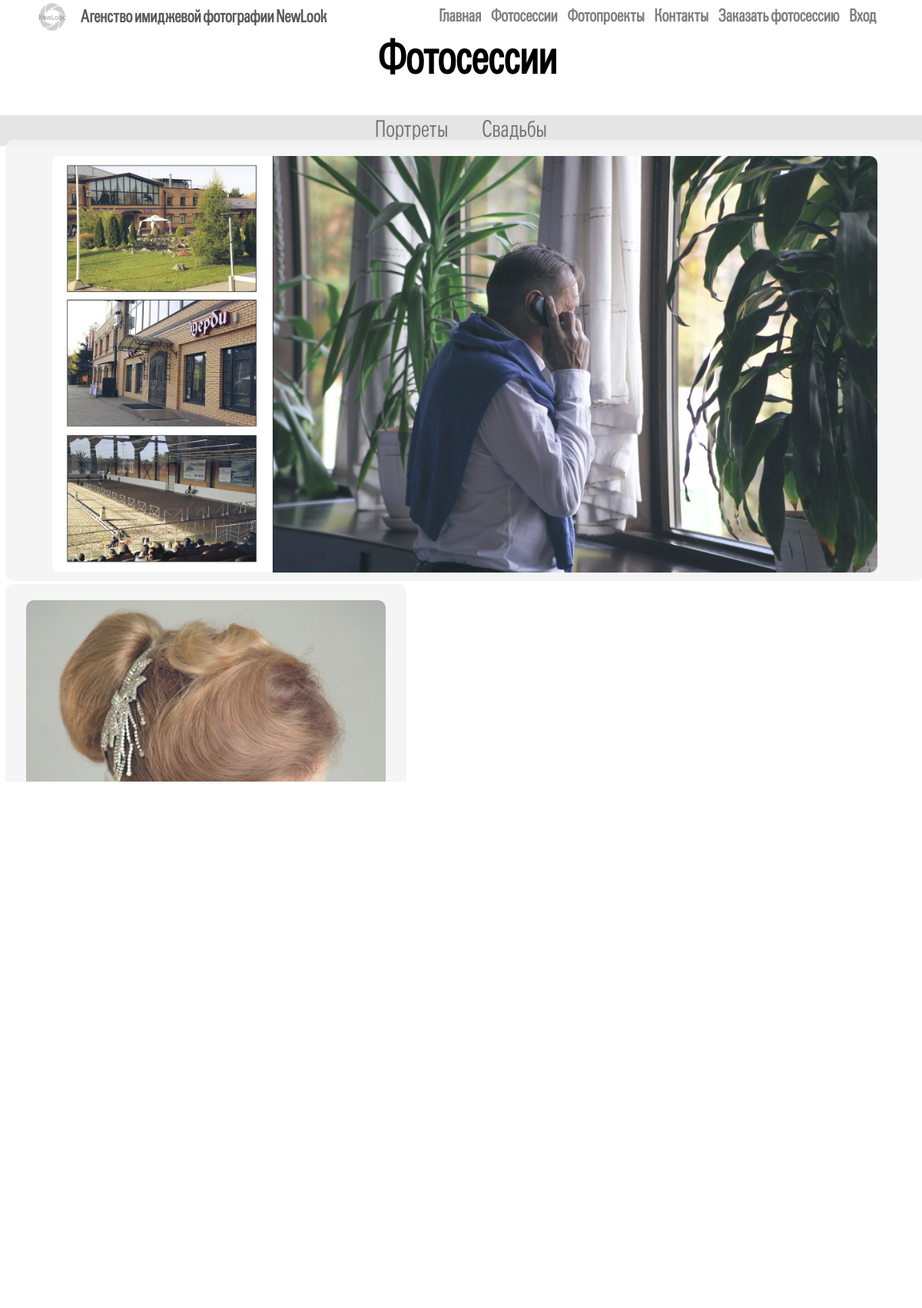
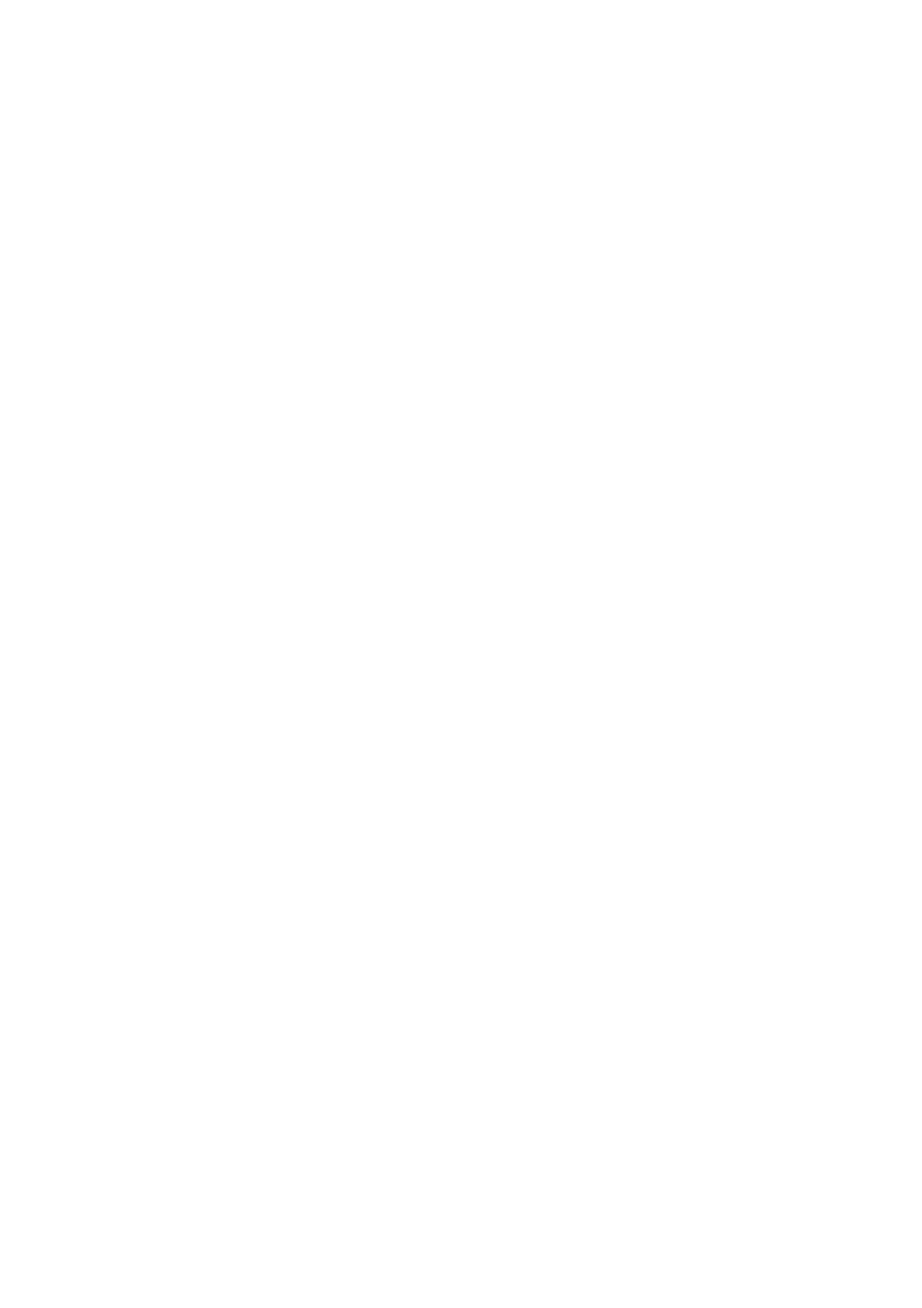
The page /session/session.php?id=1 on the database its author committed (2 pictures, top to bottom).
### tables this page shows
CREATE TABLE IF NOT EXISTS `style` (
  `id_style` int(10) NOT NULL AUTO_INCREMENT,
  `style_photo` varchar(20) NOT NULL,
  PRIMARY KEY (`id_style`)
);

CREATE TABLE IF NOT EXISTS `portfolio` (
  `id_photo` int(5) NOT NULL AUTO_INCREMENT,
  `way_photo` varchar(20) NOT NULL,
  `style_photo` int(10) NOT NULL,
  PRIMARY KEY (`id_photo`)
);

### session/session.php (the view, shortened to what this page needs)
<html>
<head>
	<link rel="stylesheet" type="text/css" href="../css/style_project.css">
	<link rel="stylesheet" type="text/css" href="../css/style.css">
</head>
<body>
	<h1 class=block_h1_session>Фотосессии</h1>
	<?
	include("session_menu.php");
	?>
<br><br><br><br><br><br><br><br><br>
<?
		$label = 'id';
		$id = false;
		if (  !empty( $_GET[ $label ] )  )
			{
			  $id = $_GET[ $label ];
			}
$request= "SELECT id_photo,way_photo,style_photo FROM portfolio WHERE style_photo=".$id." ORDER BY id_photo";
$result=mysql_query($request);
while($row=mysql_fetch_array($result)){
echo "<table class=table_pr border='0' style='margin-top: 20px;'><tr><td><img class='title_img_pr' src=photo/".$row['way_photo'].">";
echo "</tr></table>";
}
?>
</body>
</html>
</body>
</html>

### session/session_menu.php (shortened to what this page needs)
<html><head>
<link rel="stylesheet" type="text/css" href="../css/style_session.css">
</head>
<body>
<div class="session_menu">
<?
$request= "SELECT id_style,style_photo FROM style ORDER BY id_style";
$result=mysql_query($request);
while($row=mysql_fetch_array($result)){
$str=ucfirst($row['style_photo']);
echo "<a href='session.php?id=".$row['id_style']."' class='punkt_menu_session ps'> ".$str." </a>";
}
?>
</div>
</body></html>

### css/style_project.css (style rules this page uses)
.title_img_pr { vertical-align: top; width: 90%; text-align: center; margin: 10px; margin-top: 20px; margin-left: 10px; border-radius: 10px; z-index: 5; }
.table_pr { display:inline; text-align:center; margin: 5px 5px 10px 5px; vertical-align: top; width: 32%; }
td { transition: 1s; opacity: 0.9; background-color:#F4F4F4; border: 0px solid black; border-radius: 10px; }

### css/style.css (style rules this page uses)
a { text-decoration: none; }
body { background: white; margin: 0px; font-family: GroticCn; }
a { color: black; }
#header { background: #FFFFFF; opacity: 0.8; position:fixed; top: 0px; width: 100%; height: 45px; min-width: 1200px; z-index: 999; }
.logo { width: 36px; height: 36px; margin-left: 50px; margin-top: 4px; }
.header_logo_text { font-family: GroticCn; color: #595858; margin-left: 105px; margin-top: -32px; font-size: 1.4em; }
.text_menu { transition: 1s; opacity: 0.5; }
.text_menu_2 { transition: 0s; margin-right: 10px; }
.menu { text-align:right; margin-top: -43px; font-weight: bold; margin-right: 50px; }

### css/style_session.css (style rules this page uses)
h1.block_h1_session { position: absolute; left: 41%; font-size: 60px; font-weight: bold; }
.session_menu { position: absolute; top: 150px; width: 100%; height: 40px; background: rgba(0,0,0,0.1); text-align: center; font-size: 30px; margin-bottom: 30px; }
.punkt_menu_session { color: black; margin-right: 20px; margin-left: 20px; }
.ps { opacity: 0.5; }

### rows shown on the page
style: style_photo "Портреты"
style: style_photo "Свадьбы"
portfolio: way_photo (picture)
portfolio: way_photo (picture)
portfolio: way_photo (picture)
portfolio: way_photo (picture)
portfolio: way_photo (picture)
